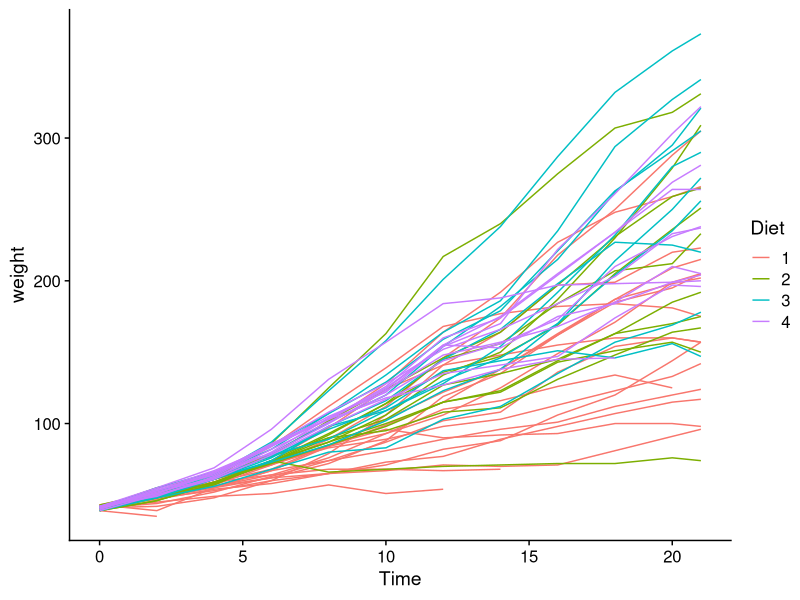
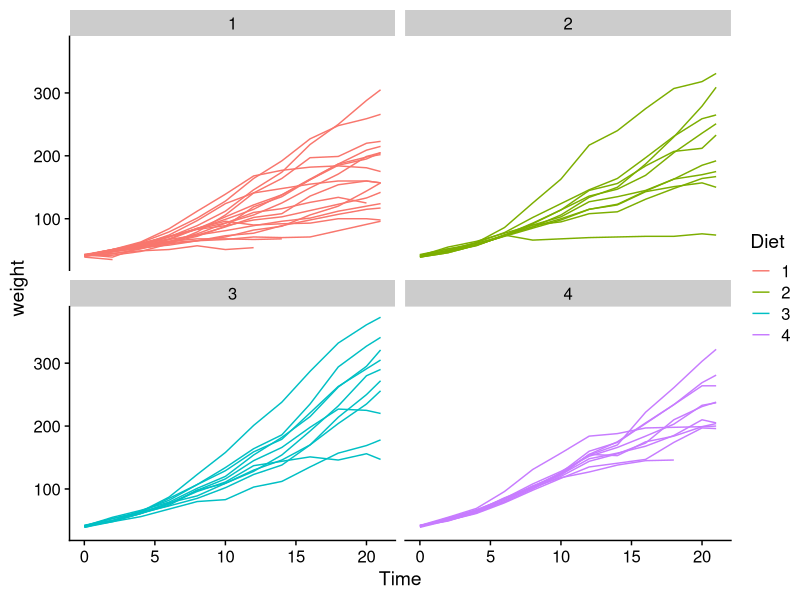
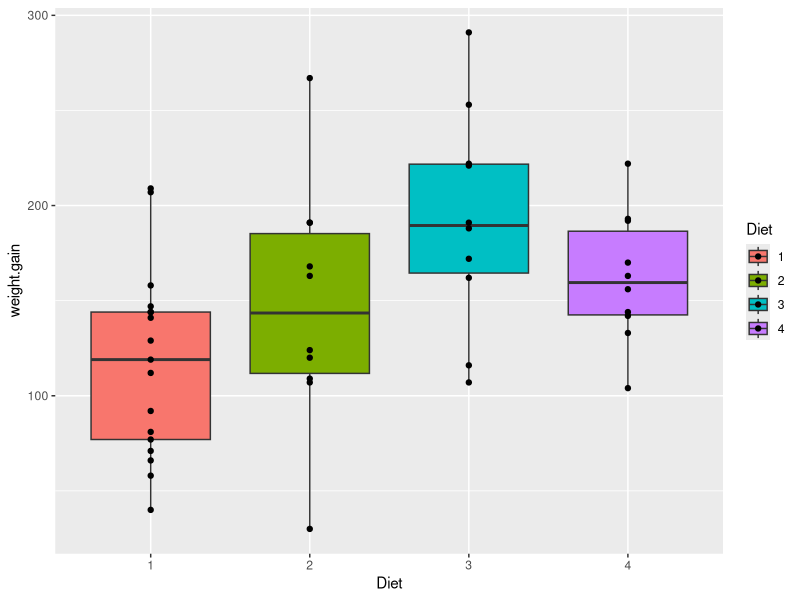

Generate these figures, in order, with R:
## ---- chunk 1
#| label: packages
#| message: false

library(tidyverse)
library(cowplot)
## ---- chunk 2
# Load and inspect the data, a little reshaping here to get in to an easy to read format for you.

## ---- chunk 3


## ---- chunk 4



## ---- chunk 5
# To answer this question we need to find the ratio of Aug and Nov travelers. We need the data in the wide format.

# how can we add the ratio to get the percent increase?


## ---- chunk 6
# First look at the data.

## ---- chunk 7
# How can you count the timepoints, chicks, and diets, and chicks nested in diets?


## ---- chunk 8
# we can plot it to get a first view
ChickWeight |>
  ggplot(aes(x = Time, y = weight, group = Chick, color = Diet)) + 
  geom_line() +
  theme_cowplot()



ChickWeight |>
  ggplot(aes(x = Time, y = weight, group = Chick, color = Diet)) + 
  geom_line() +
  theme_cowplot() +
  facet_wrap(~ Diet)






## ---- chunk 9

data <- ChickWeight |> 
  pivot_wider(names_from = Time, names_prefix = "day_", values_from = weight)


data <- data |> mutate(weight.gain = day_18 - day_0)

data |>
  ggplot(aes(x = Diet, y = weight.gain, fill = Diet)) + 
  geom_boxplot() + 
  geom_point()



mod <- aov(weight.gain ~ Diet, data = data)

summary(mod)
TukeyHSD(mod)
pairwise.t.test(data$weight.gain, data$Diet, p.adjust.method = "BH")


library(lme4)
library(lmerTest)


mod2 <- lmer(weight ~ Diet * Time + (1 | Chick), data = ChickWeight)
summary(mod2)
